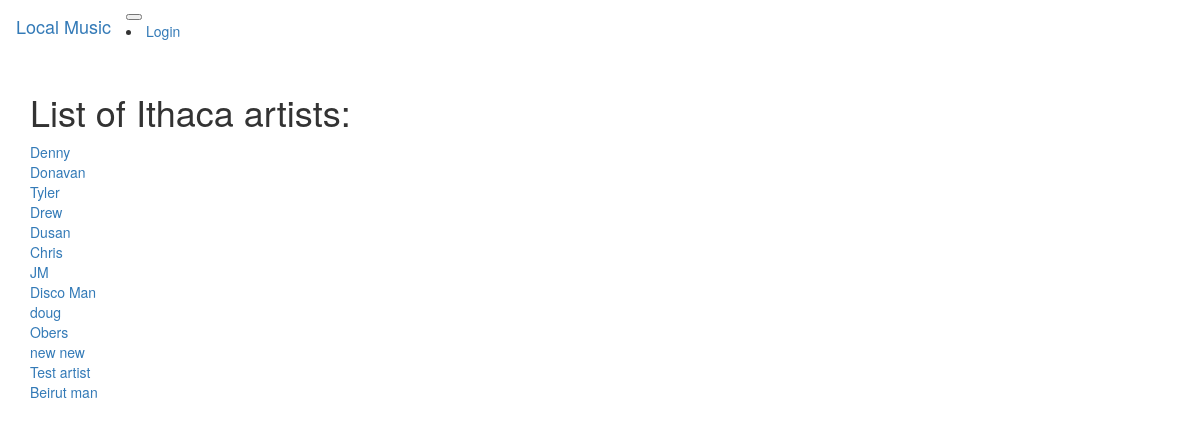
/artists, run on the app's committed database.
### app/models.py (models this page shows, shortened)
class Artist(db.Model):
    id = db.Column(db.Integer, primary_key=True)
    name = db.Column(db.String(64), index=True)
    hometown = db.Column(db.String(64), index=True)
    about_me = db.Column(db.String(140))

### app/routes.py (the view)
@login_required
@app.route('/artists')
def artists():
  artists = db.session.query(Artist).all()
  return render_template('artists.html',  artists=artists)

### app/templates/artists.html
{% extends "base.html" %}
{% block app_content %}
  <h1>List of Ithaca artists:</h1>
  {% for artist in artists%}
    <div>
      <a href="{{ url_for('artist', name=artist.name) }}">{{artist.name}}</a>
    </div>
  {% endfor %}
{% endblock %}

### data on the page
Artist: name "Denny"
Artist: name "Donavan"
Artist: name "Tyler"
Artist: name "Drew"
Artist: name "Dusan"
Artist: name "Chris"
Artist: name "JM"
Artist: name "Disco Man"
Artist: name "doug"
Artist: name "Obers"
Artist: name "new new"
Artist: name "Test artist"
Artist: name "Beirut man"
